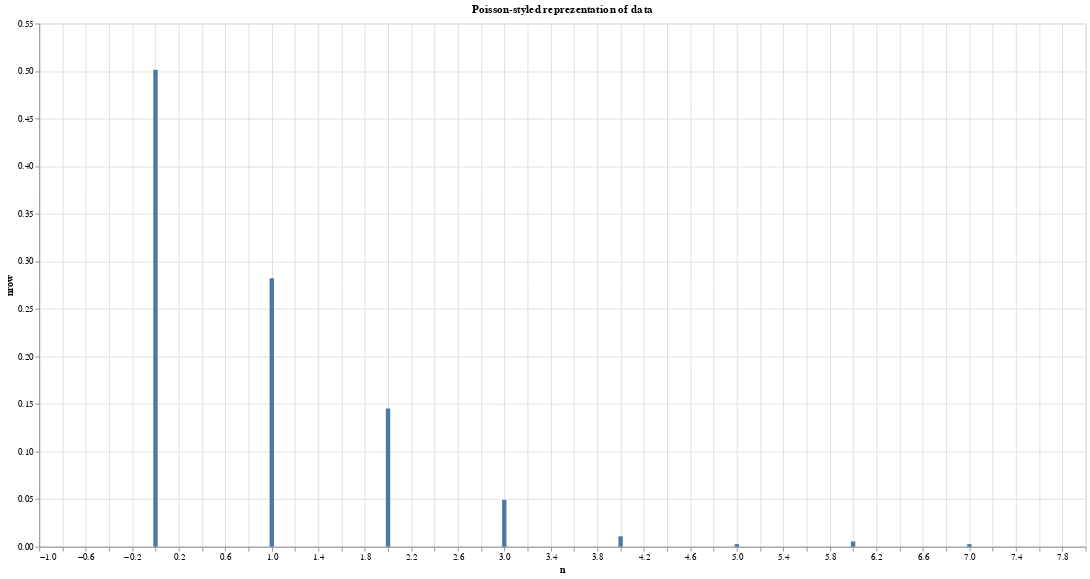

The cell this chart's notebook holds for it:
### Code cell
mod |> @vlplot(
    height=600,
    width=1200,
    :bar,
    x=:n,
    y=:nrow,
    title = "Poisson-styled reprezentation of data"
)

### Figure 1 — Vega-Lite specification as saved in the notebook (floating-point values rounded to 4 significant figures)
{"data": {"values": [{"n": 0, "nrow": 0.5014}, {"n": 1, "nrow": 0.2822}, {"n": 2, "nrow": 0.1452}, {"n": 3, "nrow": 0.04932}, {"n": 4, "nrow": 0.01096}, {"n": 5, "nrow": 0.00274}, {"n": 6, "nrow": 0.005479}, {"n": 7, "nrow": 0.00274}]}, "encoding": {"x": {"field": "n", "type": "quantitative"}, "y": {"field": "nrow", "type": "quantitative"}}, "height": 600, "mark": "bar", "title": "Poisson-styled reprezentation of data", "width": 1200}
